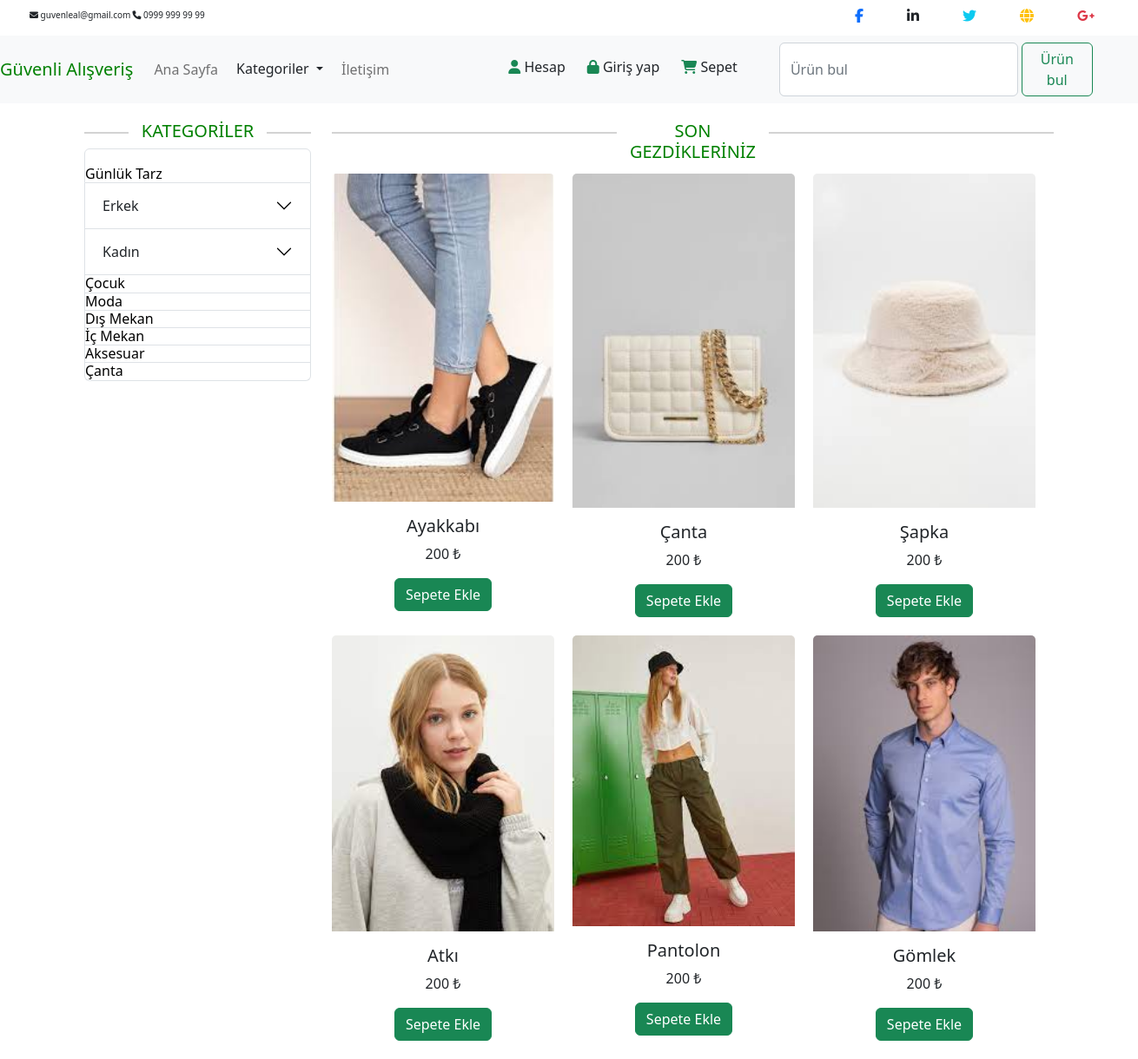
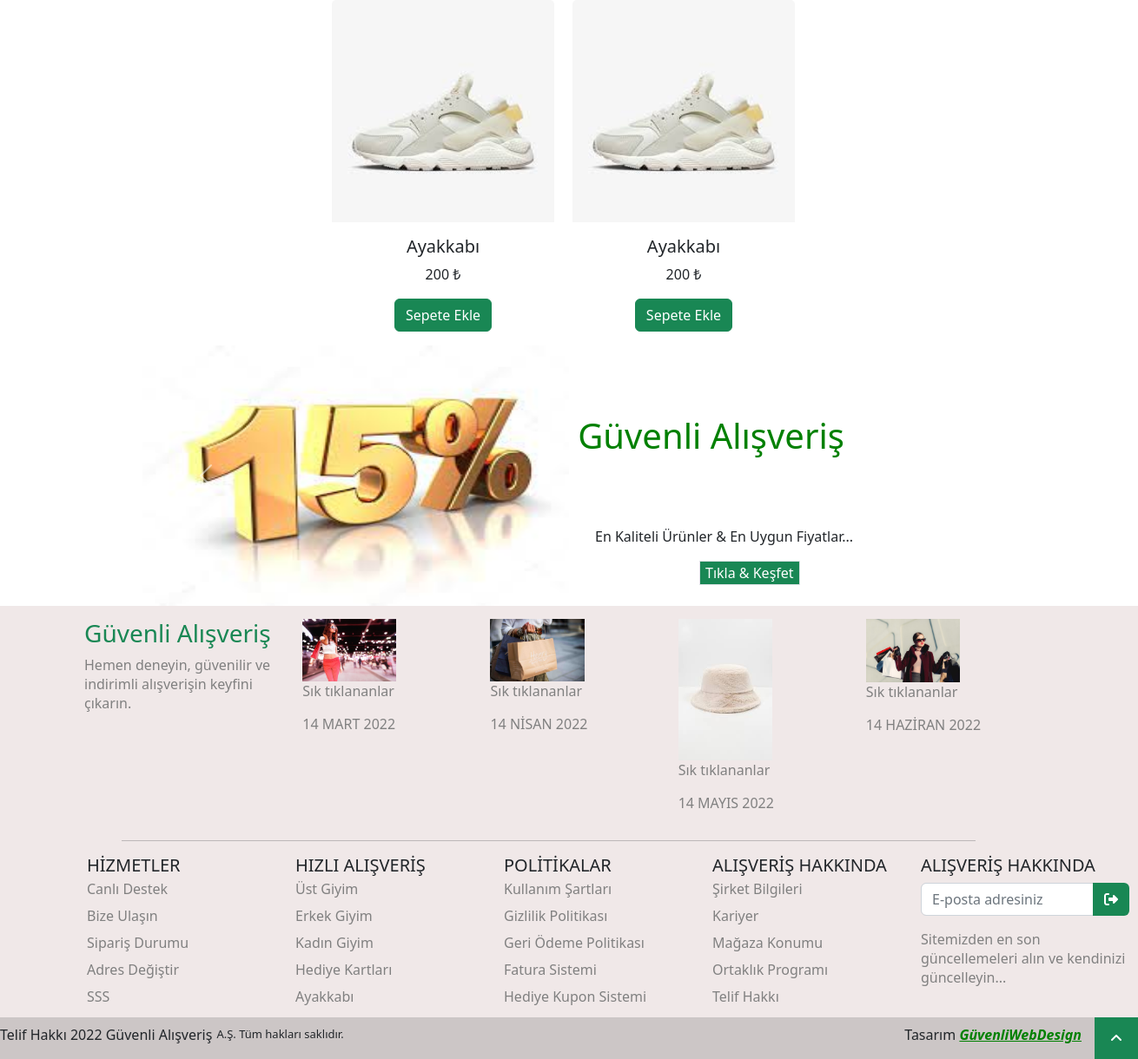
The page / on the database its author committed (2 pictures, top to bottom).
### ürünler/models.py (models this page shows, shortened)
class Ürün(models.Model):
    kategori = models.ForeignKey(Kategori, on_delete = models.CASCADE, null = True)
    isim = models.CharField(max_length = 50)
    resim = models.FileField(upload_to = 'Ürünler/', verbose_name = 'Ürün resimleri')

### ürünler/views.py (the view)
# urls.py: path('', index, name= 'index'),
def index(request):
    Ürünler = Ürün.objects.all()
    kategoriler = Kategori.objects.all()
    search = ''
    if request.GET.get('search'):
        search = request.GET.get('search')
        Ürünler = Ürün.objects.filter(
            Q(isim__icontains = search) |
            Q(kategori__isim__icontains = search)
        )
    context = {
        'Ürünler': Ürünler,
        'search': search,
        'kategori': kategoriler
    }
    return render(request, 'bitirme.html', context)

### templates/bitirme.html (shortened to what this page needs)
{% load static %}
 <!DOCTYPE html>
<html lang="en">
<head>
<link href="https://cdn.jsdelivr.net/npm/bootstrap@5.2.0/dist/css/bootstrap.min.css" rel="stylesheet">
      <link rel="stylesheet" href="{% static 'css/style.css' %}">
</head>
<body>
      {% include "includes/_navbar.html" %}
      {% block content %}
      <div class="container text-center">
        <div class="row">
          <div class="col-sm-3">
           <div class="cizgiailesi d-flex">
            <div class="cizgi"></div>
            <h5>KATEGORİLER</h5>
            <div class="cizgi"></div>
           </div>
            <div class="accordion" id="accordionExample">
              <div class="accordion-item">
                <h6 class="accordion-header" id="headingThree"><br>
                  <a href="#">Günlük Tarz</a>
                </h6>
              </div>
              <div class="accordion-item">
                <h6 class="accordion-header" id="headingTwo">
                  <button class="accordion-button collapsed" type="button" data-bs-toggle="collapse" data-bs-target="#collapseTwo" aria-expanded="false" aria-controls="collapseTwo">
                    Erkek
                  </button>
                </h6>
              </div>
              <div class="accordion-item">
                <h6 class="accordion-header" id="headingThree">
                  <button class="accordion-button collapsed" type="button" data-bs-toggle="collapse" data-bs-target="#collapseThree" aria-expanded="false" aria-controls="collapseThree">
                    Kadın
                  </button>
                </h6>
              </div>
              <div class="accordion-item">
                <h6 class="accordion-header" id="headingThree">
                  <a href="#">Çocuk</a>
                </h6>
              </div>
              <div class="accordion-item">
                <h6 class="accordion-header" id="headingThree">
                  <a href="#">Moda</a>
                </h6>
              </div>
              <div class="accordion-item">
                <h6 class="accordion-header" id="headingThree">
                  <a href="#">Dış Mekan</a>
                </h6>
              </div>
              <div class="accordion-item">
                <h6 class="accordion-header" id="headingThree">
                  <a href="#">İç Mekan</a>
                </h6>
              </div>
              <div class="accordion-item">
                <h6 class="accordion-header" id="headingThree">
                  <a href="#">Aksesuar</a>
                </h6>
              </div>
              <div class="accordion-item">
                <h6 class="accordion-header" id="headingThree">
                  <a href="#">Çanta</a>
                </h6>
              </div>
          </div>
         </div>
          <div class="iki col-sm-9">
            <div class="cizgiailesi2 d-flex">
              <div class="cizgi2"></div>
              <h5>SON GEZDİKLERİNİZ</h5>
              <div class="cizgi2"></div>
             </div>
               {% for i in Ürünler %}
                 <div class="zorcardlar col-4">
                <div class="card" style="width: 16rem;">
                  <img src="{{i.resim.url}}" class="card-img-top" alt="...">
                  <div class="card-body">
                    <h5 class="card-title">{{i.isim}}</h5>
                    <p class="card-text">200 ₺</p>
                    <a href="#" class="btn btn-success">Sepete Ekle</a>
                  </div>
                </div>
              </div>
               {% endfor %}
          </div>
        </div>
     </div>
                     <div class="contentt2tile m-auto w-75">
                      <div id="carouselExampleControls" class="carousel slide" data-bs-ride="carousel">
                        <div class="carousel-inner">
                          <div class="carousel-item active d-flex">
                            <img src="{% static 'img/sepet2.jpg' %}" class="d-block w-50" alt="...">
                            <div class="icerik">
                              <h1>Güvenli Alışveriş</h1>
                            <p>En Kaliteli Ürünler & En Uygun Fiyatlar...</p>
                            <button class="buton border border-none text-bg-success">Tıkla & Keşfet</button>
                            </div>
                          </div>
                        </div>
                        <button class="carousel-control-prev" type="button" data-bs-target="#carouselExampleControls" data-bs-slide="prev">
                          <span class="carousel-control-prev-icon" aria-hidden="true"></span>
                        </button>
                        <button class="carousel-control-next" type="button" data-bs-target="#carouselExampleControls" data-bs-slide="next">
                          <span class="carousel-control-next-icon" aria-hidden="true"></span>
                        </button>
                      </div>
                     </div>
                     {% endblock content %}
                 <footer class="ftr w-100">
                  <div class="container w-100 d-flex">
                    <div class="yazi w-25">
                      <h3 class="ftryazi text-success">Güvenli Alışveriş</h3>
                      <p>Hemen deneyin, güvenilir ve indirimli alışverişin keyfini çıkarın.</p>
                    </div>
                    <div class="rsm" style="width: 15rem;">
                      <img src="{% static 'img/sepet1.jpg' %}" class="card-img-top w-50" alt="...">
                      <div class="rsmyazi">
                        <p class="">Sık tıklananlar</p>
                        <p>14 MART 2022</p>
                      </div>
                    </div>
                    <div class="rsm" style="width: 15rem;">
                      <img src="{% static 'img/sara1.jpg' %}" class="card-img-top w-50" alt="...">
                      <div class="rsmyazi">
                        <p class="">Sık tıklananlar</p>
                        <p>14 NİSAN 2022</p>
                      </div>
                    </div>
                    <div class="rsm" style="width: 15rem;">
                      <img src="{% static 'img/sara.jpg' %}" class="card-img-top w-50" alt="...">
                      <div class="rsmyazi">
                        <p class="">Sık tıklananlar</p>
                        <p>14 MAYIS 2022</p>
                      </div>
                    </div>
                    <div class="rsm" style="width: 15rem;">
                      <img src="{% static 'img/footer2.jpg' %}" class="card-img-top w-50" alt="...">
                      <div class="rsmyazi">
                        <p class="">Sık tıklananlar</p>
                        <p>14 HAZİRAN 2022</p>
                      </div>
                    </div>
                  </div>
                  <hr class="cizgi w-75">
                  <div class="container2 d-flex w-100">
                    <div class="bes" style="width: 15rem;">
                      <h5>HİZMETLER</h5>
                      <p>Canlı Destek</p>
                      <p>Bize Ulaşın</p>
                      <p>Sipariş Durumu</p>
                      <p>Adres Değiştir</p>
                      <p>SSS</p>
                    </div>
                    <div class="bes" style="width: 15rem;">
                      <h5>HIZLI ALIŞVERİŞ</h5>
                      <p>Üst Giyim</p>
                      <p>Erkek Giyim</p>
                      <p>Kadın Giyim</p>
                      <p>Hediye Kartları</p>
                      <p>Ayakkabı</p>
                    </div>
                    <div class="bes" style="width: 15rem;">
                      <h5>POLİTİKALAR</h5>
                      <p>Kullanım Şartları</p>
                      <p>Gizlilik Politikası</p>
                      <p>Geri Ödeme Politikası</p>
                      <p>Fatura Sistemi</p>
                      <p>Hediye Kupon Sistemi</p>
                    </div>
                    <div class="bes" style="width: 15rem;">
                      <h5>ALIŞVERİŞ HAKKINDA</h5>
                      <p>Şirket Bilgileri</p>
                      <p>Kariyer</p>
                      <p>Mağaza Konumu</p>
                      <p>Ortaklık Programı</p>
                      <p>Telif Hakkı</p>
                    </div>
                    <div class="bes" style="width: 15rem;">
                      <h5>ALIŞVERİŞ HAKKINDA</h5>
                      <div class="input-group mb-3">
                        <input type="text" class="form-control" placeholder="E-posta adresiniz" aria-label="Recipient's username" aria-describedby="button-addon2">
                        <button class="btn bg-success" type="button" id="button-addon2"><i class="fa-solid fa-right-from-bracket"></i></button>
                      </div>
                      <p class="ozel">Sitemizden en son güncellemeleri alın ve kendinizi güncelleyin...</p>
                    </div>
                  </div>
                  <div class="sondiv w-100 d-flex">
                    <div class="soniki mt-2 d-flex">
                      <p>Telif Hakkı 2022 Güvenli Alışveriş</p>
                      <p class="mini">A.Ş. Tüm hakları saklıdır.</p>
                    </div>
                    <div class="soniki d-flex">
                      <p class="endp mt-2">Tasarım <a href="#">GüvenliWebDesign</a></p>
                      <button class="btn2 bg-success border border-0"><i class="fa-solid fa-angle-up"></i></button>
                    </div>
                  </div>
                 </footer>
</body>
</html>

### templates/includes/_navbar.html (shortened to what this page needs)
{% load static %}
<div class="buyuk d-flex">
    <div class="kisisel d-flex">
      <ul class="kisiselul d-flex">
        <li class="eklemeler"><i class="fa-solid fa-envelope"></i> guvenleal@gmail.com</li>
        <li class="eklemeler"><i class="fa-solid fa-phone"></i> 0999 999 99 99</li>
      </ul>
    </div>
      <div class="kisiseliç">
        <form action="" class="form1 d-flex">
          <a href="#"><i class="fa-brands fa-facebook-f text-primary"></i></a>
          <a href="#"><i class="fa-brands fa-linkedin-in text-dark"></i></a>
          <a href="#"><i class="fa-brands fa-twitter text-info"></i></a>
          <a href="#"><i class="fa-solid fa-globe text-warning"></i></a>
          <a href="#"><i class="fa-brands fa-google-plus-g text-danger"></i></a>
        </form>
      </div>
  </div>
    <nav class="navbar navbar-expand-lg navbar-light bg-light">
        <a class="navbar-brand" href="#">Güvenli Alışveriş</a>
        <div class="collapse navbar-collapse" id="navbarSupportedContent">
          <ul class="navbar-nav mr-auto">
            <li class="nav-item active">
              <a class="nav-link" href="{% url 'index' %}">Ana Sayfa </a>
            </li>
            <div class="dropdown">
              <button class="btn dropdown-toggle" type="button" data-bs-toggle="dropdown" aria-expanded="false">
                Kategoriler
              </button>
            </div>
            <li class="nav-item">
              <a class="nav-link" href="iletisim.html">İletişim</a>
            </li>
          </ul>
        </div>
        <div class="hesap">
            <ul class="hesaplar d-flex">
            {% if user.is_authenticated %}
             <li><a href="#"><i class="fa-solid fa-user text-success"></i></a>{{request.user}}</li>
             <li><a href="{% url 'olustur' %}" class="text-capitalize" ><i class="fa-solid fa-plus text-success"></i></a>Ekle</li>
             <li><a href="#"><i class="fa-solid fa-cart-shopping text-success"></i></a> Sepet</li>
             <li><a href="{% url 'logout' %}"><i class="fa-solid fa-lock text-success"></i></a> Çıkış yap</li>
             {% else %}
             <li><a href="{% url 'register' %}"><i class="fa-solid fa-user text-success"></i></a> Hesap</li>
             <li><a href="{% url 'login' %}"><i class="fa-solid fa-lock text-success"></i></a> Giriş yap</li>
             <li><a href="#"><i class="fa-solid fa-cart-shopping text-success"></i></a> Sepet</li>
             {% endif %}
            </ul>
        </div>
        <div class="form mx-5">
          <form method="GET" class="form-inline d-flex">
            <input class="form-control " type="search" name="search" placeholder="Ürün bul" aria-label="Search" value="{{search}}">
            <button class="btn btn-outline-success mx-1 px-3" type="submit">Ürün bul</button>
          </form>
        </div>
      </nav>

### static/css/style.css (style rules this page uses)
body, html { box-sizing: border-box; width: 100%; height: auto; }
.kisisel .kisiselul li { font-size: 10px; list-style: none; padding-left: 2px; margin-left: 0; margin-top: 10px; }
.buyuk { justify-content: space-between; }
.kisiseliç { margin-right: 40px; }
.kisiseliç .form1 i { margin: 10px 10px 0 40px; }
.navbar .navbar-brand { color: green; }
.hesap ul li { list-style: none; padding-left: 5px; margin-left: 20px; margin-top: 10px; }
.accordion { margin-top: 20px; margin: auto; text-align: left; }
.container { margin: auto; }
.container .accordion a { text-decoration: none; color: black; }
.cizgiailesi .cizgi { width: 25%; height: 0; border: 1px solid lightgrey; margin-top: 13px; padding-left: 5px; }
.cizgiailesi h5 { color: green; padding-left: 15px; padding-right: 15px; }
.cizgiailesi { margin-top: 20px; }
.cizgiailesi2 .cizgi2 { width: 100%; height: 0; border: 1px solid lightgrey; margin-top: 13px; padding-left: 5px; }
.cizgiailesi2 h5 { color: green; padding-left: 15px; padding-right: 15px; }
.cizgiailesi2 { margin-top: 20px; }
.zorcardlar { margin: 0; padding: 0; float: left; }
.zorcardlar, .zorcardlar2 { margin-top: 5px; }
.card { border: none; }
.contentt2tile img { height: 300px; }
.icerik h1 { color: green; text-align: center; margin-top: 80px; }
.icerik p { text-align: center; margin-top: 80px; margin-left: 30px; }
.buton { margin-left: 150px; }
.ftr { background-color: rgb(240, 232, 232); }
.ftr .container { justify-content: space-around; padding-top: 15px; }
.ftr .container p { color: grey; text-align: left; line-height: normal; }
.ftr .cizgi { margin-left: 140px; }
.ftr .container2 { margin-left: 100px; }
.container2 .bes p { line-height: 4mm; color: grey; }
.container2 .bes { padding: 0; margin: 0; }
.container2 .bes .ozel { line-height: normal; }
.container2 .bes .btn { color: white; }
.ftr .sondiv { background-color: rgb(204, 198, 198); justify-content: space-between; }
.ftr .sondiv .mini { font-size: 13px; padding-top: 2px; padding-left: 5px; }
.sondiv .soniki p a { color: green; font-weight: bold; font-style: italic; margin-right: 15px; }
.sondiv .soniki .btn2 { border: none; color: white; width: 50px; }

### rows shown on the page
Ürün: resim (picture), isim "Ayakkabı"
Ürün: resim (picture), isim "Çanta"
Ürün: resim (picture), isim "Şapka"
Ürün: resim (picture), isim "Atkı"
Ürün: resim (picture), isim "Pantolon"
Ürün: resim (picture), isim "Gömlek"
Ürün: resim (picture), isim "Ayakkabı"
Ürün: resim (picture), isim "Ayakkabı"
